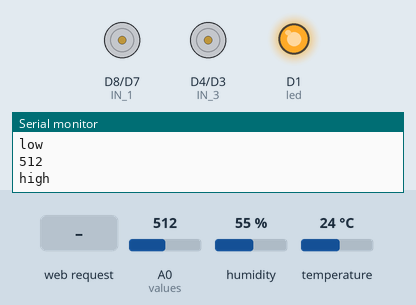
Recording of a sketch running on a simulated ESP8266 (NodeMCU). On the bench: motor-driver pin pairs drawn as motors (green arrow = first pin HIGH = forward, orange = second pin HIGH = backward, longer = more drive, scaled by the enable pin), output pins drawn as LEDs (lit = HIGH), the last lines printed to the serial monitor. The test bench sets the inputs (shaded band); at power-on: A0 (values) = 512, humidity 55 %, temperature 24 °C. WiFi joins after 1.5 s; servers stay silent unless stated.

Above: at 3.0 s.
3.1 s: HTTP request GET /?State=F received
At 4.6 s:
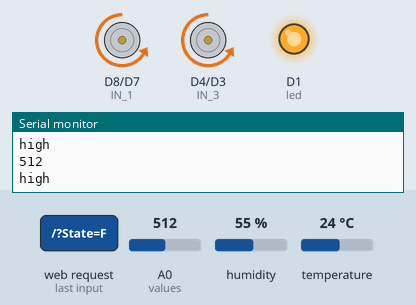
6.6 s: HTTP request GET /?State=B received
At 7.6 s:
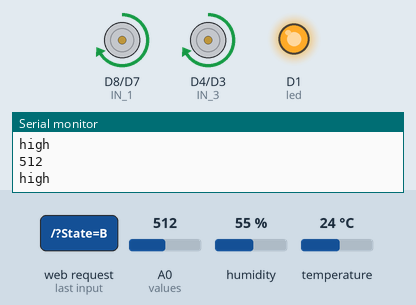
10.4 s: HTTP request GET /?State=L received
At 11.7 s:
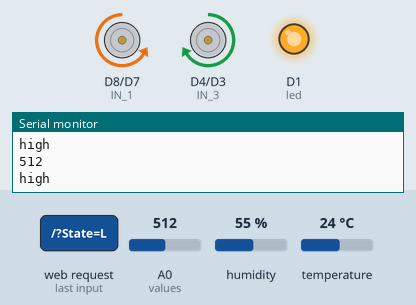
13.9 s: HTTP request GET /?State=R received
At 14.6 s:
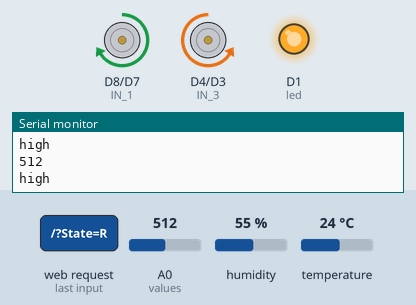
17.5 s: A0 (values) set to 411
21.0 s: A0 (values) set to 383
At 21.5 s:
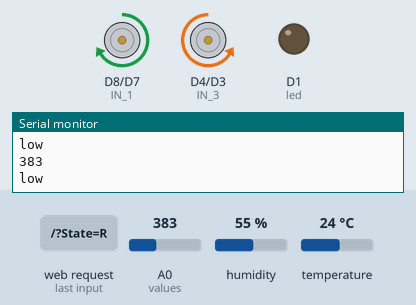
Timing chart, 0 to 23.5 s (numbered marks = the images above; inputs shaded):
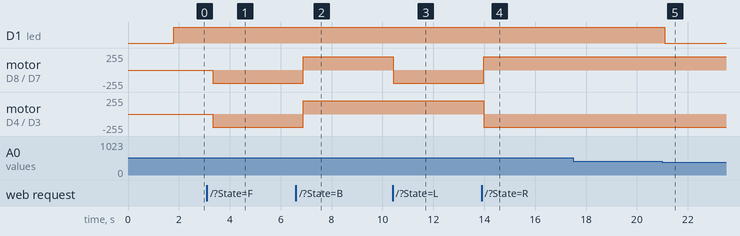

The sketch:

espcar.ino
```cpp
#define BLYNK_PRINT Serial
#define ENA   14          // Enable/speed motors Right        GPIO14(D5)
#define ENB   12          // Enable/speed motors Left         GPIO12(D6)
#define IN_1  15          // L298N in1 motors Right           GPIO15(D8)
#define IN_2  13          // L298N in2 motors Right           GPIO13(D7)
#define IN_3  2           // L298N in3 motors Left            GPIO2(D4)
#define IN_4  0           // L298N in4 motors Left            GPIO0(D3)

#include <ESP8266WiFi.h>
#include <WiFiClient.h>
#include <ESP8266WebServer.h>
#include <BlynkSimpleEsp8266.h>
#include <DHT.h>

#define values      A0
#define led         D1


// You should get Auth Token in the Blynk App.

char auth[] = "JBTa1Q4en-dOocFd6zi83qSwejcP9uDN";


String command;             //String to store app command state.
int speedCar = 800;         // 400 - 1023.
int speed_Coeff = 3;

char ssid[] = "NodeMCU Car";
char pass[] = "  ";

//const char* ssid = "NodeMCU Car";
ESP8266WebServer server(80);


#define DHTPIN D2          // What digital pin we're connected to

#define DHTTYPE DHT11     // DHT 11


DHT dht(DHTPIN, DHTTYPE);
BlynkTimer timer;


void sendSensor()
{
  float h = dht.readHumidity();
  float t = dht.readTemperature(); // or dht.readTemperature(true) for Fahrenheit

  if (isnan(h) || isnan(t)) {
    Serial.println("Failed to read from DHT sensor!");
    return;
  }
  // You can send any value at any time.
  // Please don't send more that 10 values per second.
  Blynk.virtualWrite(V5, h);
  Blynk.virtualWrite(V6, t);
  if(h<40){
    digitalWrite(led,HIGH); //turn on led
     Serial.println("high");
      Blynk.notify("humidity is high");
  }
  else{                                       //if not
    digitalWrite(led,LOW);
     Serial.println("low");//turn off led
      }
      if(t>40){
    digitalWrite(led,HIGH); //turn on led
     Serial.println("high");
     Blynk.notify("temperature is low");
  }
  else{                                       //if not
    digitalWrite(led,LOW);
     Serial.println("low");//turn off led
      }
}


void setup() {
  pinMode(values,INPUT);
  pinMode(led,OUTPUT);

 pinMode(ENA, OUTPUT);
 pinMode(ENB, OUTPUT);
 pinMode(IN_1, OUTPUT);
 pinMode(IN_2, OUTPUT);
 pinMode(IN_3, OUTPUT);
 pinMode(IN_4, OUTPUT);

  Serial.begin(115200);

// Connecting WiFi

  WiFi.mode(WIFI_AP);
  WiFi.softAP(ssid);
  Blynk.begin(auth, ssid, pass);

  IPAddress myIP = WiFi.softAPIP();
  Serial.print("AP IP address: ");
  Serial.println(myIP);

  dht.begin();

  // Setup a function to be called every second
  timer.setInterval(1000L, sendSensor);


 // Starting WEB-server
     server.on ( "/", HTTP_handleRoot );
     server.onNotFound ( HTTP_handleRoot );
     server.begin();
}

void goAhead(){

      digitalWrite(IN_1, LOW);
      digitalWrite(IN_2, HIGH);
      analogWrite(ENA, speedCar);

      digitalWrite(IN_3, LOW);
      digitalWrite(IN_4, HIGH);
      analogWrite(ENB, speedCar);
  }

void goBack(){

      digitalWrite(IN_1, HIGH);
      digitalWrite(IN_2, LOW);
      analogWrite(ENA, speedCar);

      digitalWrite(IN_3, HIGH);
      digitalWrite(IN_4, LOW);
      analogWrite(ENB, speedCar);
  }

void goRight(){

      digitalWrite(IN_1, HIGH);
      digitalWrite(IN_2, LOW);
      analogWrite(ENA, speedCar);

      digitalWrite(IN_3, LOW);
      digitalWrite(IN_4, HIGH);
      analogWrite(ENB, speedCar);
  }

void goLeft(){

      digitalWrite(IN_1, LOW);
      digitalWrite(IN_2, HIGH);
      analogWrite(ENA, speedCar);

      digitalWrite(IN_3, HIGH);
      digitalWrite(IN_4, LOW);
      analogWrite(ENB, speedCar);
  }

void goAheadRight(){

      digitalWrite(IN_1, LOW);
      digitalWrite(IN_2, HIGH);
      analogWrite(ENA, speedCar/speed_Coeff);

      digitalWrite(IN_3, LOW);
      digitalWrite(IN_4, HIGH);
      analogWrite(ENB, speedCar);
   }

void goAheadLeft(){

      digitalWrite(IN_1, LOW);
      digitalWrite(IN_2, HIGH);
      analogWrite(ENA, speedCar);

      digitalWrite(IN_3, LOW);
      digitalWrite(IN_4, HIGH);
      analogWrite(ENB, speedCar/speed_Coeff);
  }

void goBackRight(){

      digitalWrite(IN_1, HIGH);
      digitalWrite(IN_2, LOW);
      analogWrite(ENA, speedCar/speed_Coeff);

      digitalWrite(IN_3, HIGH);
      digitalWrite(IN_4, LOW);
      analogWrite(ENB, speedCar);
  }

void goBackLeft(){

      digitalWrite(IN_1, HIGH);
      digitalWrite(IN_2, LOW);
      analogWrite(ENA, speedCar);

      digitalWrite(IN_3, HIGH);
      digitalWrite(IN_4, LOW);
      analogWrite(ENB, speedCar/speed_Coeff);
  }

void stopRobot(){

      digitalWrite(IN_1, LOW);
      digitalWrite(IN_2, LOW);
      analogWrite(ENA, speedCar);

      digitalWrite(IN_3, LOW);
      digitalWrite(IN_4, LOW);
      analogWrite(ENB, speedCar);
 }

void loop() {
  int values;
  values =analogRead(A0);
  Serial.println(values);
   Blynk.virtualWrite(V7, values);

   if(values>400){
    digitalWrite(led,HIGH); //turn on led
     Serial.println("high");
     Blynk.notify("flammable gas is there");
  }
  else{                                       //if not
    digitalWrite(led,LOW);
     Serial.println("low");//turn off led
      }

 delay(500);

  Blynk.run();
  timer.run();

    server.handleClient();

      command = server.arg("State");
      if (command == "F") goAhead();
      else if (command == "B") goBack();
      else if (command == "L") goLeft();
      else if (command == "R") goRight();
      else if (command == "I") goAheadRight();
      else if (command == "G") goAheadLeft();
      else if (command == "J") goBackRight();
      else if (command == "H") goBackLeft();
      else if (command == "0") speedCar = 400;
      else if (command == "1") speedCar = 470;
      else if (command == "2") speedCar = 540;
      else if (command == "3") speedCar = 610;
      else if (command == "4") speedCar = 680;
      else if (command == "5") speedCar = 750;
      else if (command == "6") speedCar = 820;
      else if (command == "7") speedCar = 890;
      else if (command == "8") speedCar = 960;
      else if (command == "9") speedCar = 1023;
      else if (command == "S") stopRobot();
}

void HTTP_handleRoot(void) {

if( server.hasArg("State") ){
       Serial.println(server.arg("State"));
  }
  server.send ( 200, "text/html", "" );
  delay(1);
}
```

Measured:
- the behaviour switches between 401 and 400 on A0 (values) (found by bisection; images 4 and 5)
- after the input at 3.1 s, motor on D8 (IN_1) / D7 (IN_2), motor on D4 (IN_3) / D3 (IN_4): stopped → backward 199/255 after 0.23 s
- after the input at 6.6 s, motor on D8 (IN_1) / D7 (IN_2), motor on D4 (IN_3) / D3 (IN_4): backward 199/255 → forward 199/255 after 0.29 s
- after the input at 10.4 s, motor on D8 (IN_1) / D7 (IN_2): forward 199/255 → backward 199/255 at once
- after the input at 13.9 s, motor on D8 (IN_1) / D7 (IN_2): backward 199/255 → forward 199/255 after 0.08 s; motor on D4 (IN_3) / D3 (IN_4): forward 199/255 → backward 199/255 after 0.08 s
- after the input at 21.0 s, D1 (led): HIGH → LOW after 0.09 s
